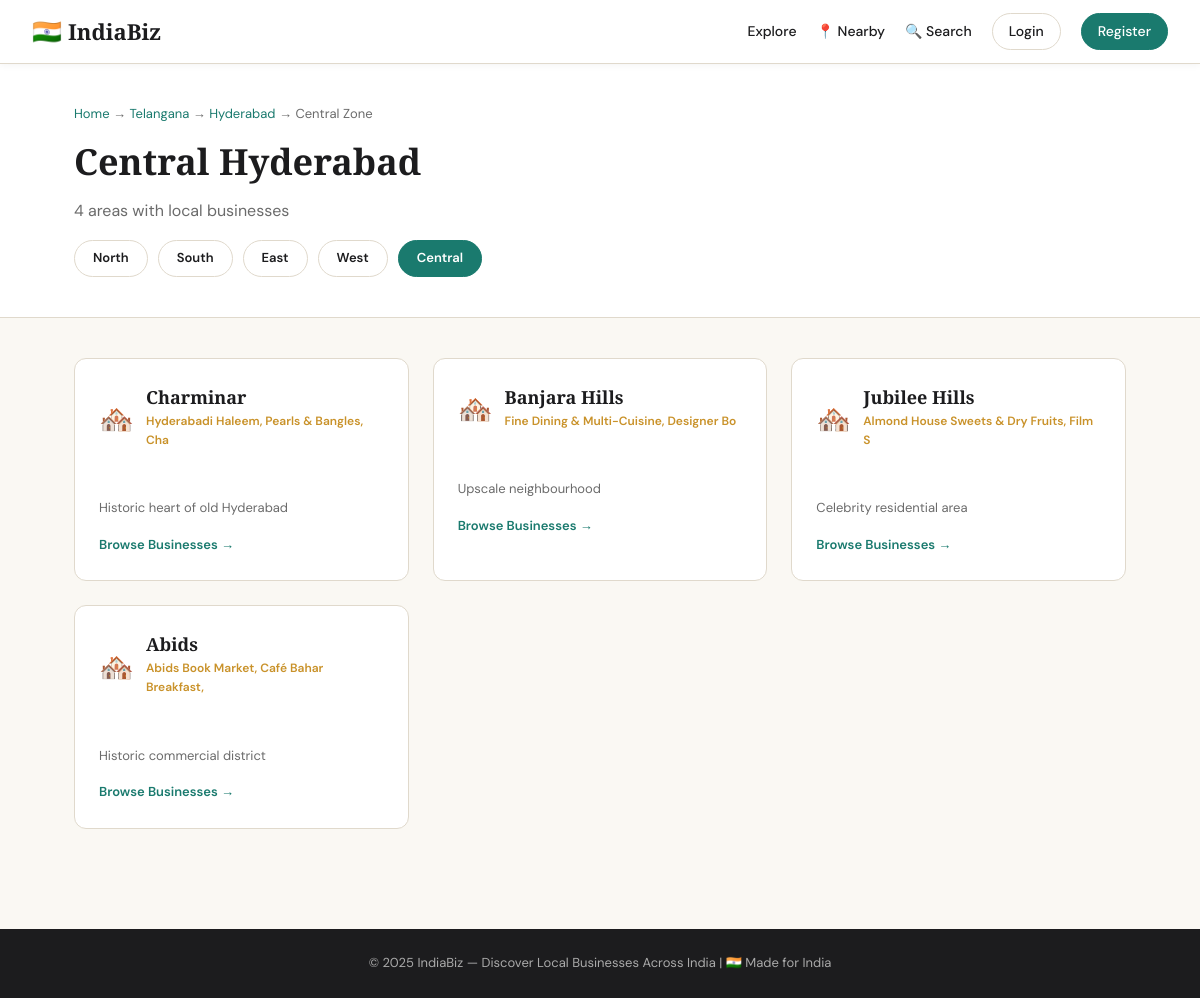
Screenshot of /city/5/zone/Central with the database file from the repository.
### tables this page shows
CREATE TABLE places (
            id INTEGER PRIMARY KEY AUTOINCREMENT,
            city_id INTEGER NOT NULL,
            name TEXT NOT NULL,
            zone TEXT,
            famous_for TEXT,
            description TEXT,
            lat REAL DEFAULT 17.3850,
            lng REAL DEFAULT 78.4867,
            image_url TEXT,
            FOREIGN KEY (city_id) REFERENCES cities(id)
        );

### app.py (the view)
@app.route('/city/<int:city_id>/zone/<zone_name>')
def zone(city_id, zone_name):
    db = get_db()
    city = db.execute('SELECT c.*, s.name as state_name FROM cities c JOIN states s ON c.state_id=s.id WHERE c.id=?', (city_id,)).fetchone()
    places = db.execute('SELECT * FROM places WHERE city_id=? AND zone=?', (city_id, zone_name)).fetchall()
    return render_template('zone.html', city=city, zone=zone_name, places=places)

### database.py (called while the page is built)
def get_db():
    if 'db' not in g:
        g.db = sqlite3.connect(DATABASE)
        g.db.row_factory = sqlite3.Row
    return g.db

### templates/zone.html (shortened to what this page needs)
{% extends "base.html" %}
{% block content %}
<div class="zone-page">
  <div class="zone-header">
    <div class="zone-header-inner">
      <div class="breadcrumb">
        <a href="{{ url_for('index') }}">Home</a> →
        <a href="{{ url_for('state_page', state_id=2) }}">Telangana</a> →
        <a href="{{ url_for('city_page', city_id=city['id']) }}">Hyderabad</a> →
        {{ zone }} Zone
      </div>
      <h1>{{ zone }} Hyderabad</h1>
      <p>{{ places|length }} areas with local businesses</p>
      <div class="zone-nav">
        {% for z in ['North','South','East','West','Central'] %}
        <a href="{{ url_for('zone', city_id=city['id'], zone_name=z) }}"
           class="zone-nav-btn {% if z == zone %}active{% endif %}"
           style="{% if z == zone %}background:var(--teal);color:var(--white)!important;border-color:var(--teal);{% endif %}">
          {{ z }}
        </a>
        {% endfor %}
      </div>
    </div>
  </div>
  <div class="container">
    <div class="places-grid">
      {% for place in places %}
      <a href="{{ url_for('place', place_id=place['id']) }}" class="place-card">
        <div class="place-card-header">
          <div class="place-icon">🏘️</div>
          <div>
            <h3>{{ place['name'] }}</h3>
            <div class="famous-tag">{{ place['famous_for'][:40] if place['famous_for'] else '' }}</div>
          </div>
        </div>
        <div class="place-card-body">
          <p class="place-desc">{{ place['description'] }}</p>
          <span class="explore-link" style="color:var(--teal);">Browse Businesses →</span>
        </div>
      </a>
      {% endfor %}
    </div>
  </div>
</div>
{% endblock %}

### static/style.css (style rules this page uses)
:root { --cream: #faf8f3; --white: #ffffff; --gold: #c9922a; --gold-light:#f5e6c8; --teal: #1a7a6e; --teal-light:#e0f2ee; --charcoal: #1c1c1e; --gray: #6b6b6b; --gray-light:#f0ede6; --border: #e0d9cc; --shadow: 0 2px 16px rgba(0,0,0,0.08); --shadow-lg: 0 8px 40px rgba(0,0,0,0.12); --radius: 12px; --radius-sm: 8px; --india-saffron: #FF9933; --india-green: #138808; --india-navy: #000080; }
* { box-sizing: border-box; margin: 0; padding: 0; }
body { font-family: 'DM Sans', sans-serif; background: var(--cream); color: var(--charcoal); line-height: 1.6; }
h1,h2,h3 { font-family: 'Playfair Display', serif; }
a { color: var(--teal); text-decoration: none; transition: opacity .2s; }
.container { max-width: 1100px; margin: 0 auto; padding: 0 24px; }
.breadcrumb { font-size:13px; color:var(--gray); margin-bottom:8px; }
.breadcrumb a { color:var(--teal); }
.zone-page { padding-bottom:60px; }
.zone-header { background:var(--white); padding:40px 0; border-bottom:1.5px solid var(--border); }
.zone-header-inner { max-width:1100px; margin:0 auto; padding:0 24px; }
.zone-header h1 { font-size:36px; margin:8px 0; }
.zone-header p { color:var(--gray); }
.zone-nav { display:flex; gap:10px; flex-wrap:wrap; margin-top:16px; }
.zone-nav-btn { padding:7px 18px; border-radius:20px; border:1.5px solid var(--border); font-size:13px; font-weight:600; color:var(--charcoal)!important; background:var(--white); }
.places-grid { display:grid; grid-template-columns:repeat(auto-fill,minmax(260px,1fr)); gap:24px; padding:40px 0; }
.place-card { background:var(--white); border:1.5px solid var(--border); border-radius:var(--radius); overflow:hidden; transition:all .2s; display:block; color:var(--charcoal)!important; }
.place-card-header { padding:24px; display:flex; align-items:center; gap:12px; }
.place-icon { font-size:28px; }
.place-card-header h3 { font-size:18px; }
.place-card-body { padding:16px 24px 24px; }
.famous-tag { font-size:12px; color:var(--gold); font-weight:600; margin-bottom:8px; }
.place-desc { font-size:13px; color:var(--gray); margin-bottom:12px; }
.explore-link { font-size:13px; font-weight:600; }

### rows the page displays
places: name "Charminar", famous_for "Hyderabadi Haleem, Pearls & Bangles, Cha", description "Historic heart of old Hyderabad"
places: name "Banjara Hills", famous_for "Fine Dining & Multi-Cuisine, Designer Bo", description "Upscale neighbourhood"
places: name "Jubilee Hills", famous_for "Almond House Sweets & Dry Fruits, Film S", description "Celebrity residential area"
places: name "Abids", famous_for "Abids Book Market, Café Bahar Breakfast,", description "Historic commercial district"

### other values shown
{{ zone }} "Central"
{{ places|length }} "4"
{{ z }} "North" "South" "East" "West" "Central"
